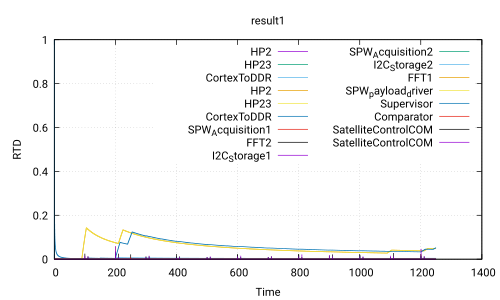

Recreate this plot in gnuplot.
 set title 'result1'
 set ylabel 'RTD'
 set xlabel 'Time'
 set grid
 set term pdf
 set output 'Use_case_DoubleCamera_Safety.ATIPPIC.executable240.0_120.0.pdf'
 plot 'Use_case_DoubleCamera_Safety.ATIPPIC.executable240.0_120.0.csv' using 1:2 with lines title 'HP2','Use_case_DoubleCamera_Safety.ATIPPIC.executable240.0_120.0.csv' using 1:3 with lines title 'HP23','Use_case_DoubleCamera_Safety.ATIPPIC.executable240.0_120.0.csv' using 1:4 with lines title 'CortexToDDR','Use_case_DoubleCamera_Safety.ATIPPIC.executable240.0_120.0.csv' using 1:5 with lines title 'HP2','Use_case_DoubleCamera_Safety.ATIPPIC.executable240.0_120.0.csv' using 1:6 with lines title 'HP23','Use_case_DoubleCamera_Safety.ATIPPIC.executable240.0_120.0.csv' using 1:7 with lines title 'CortexToDDR','Use_case_DoubleCamera_Safety.ATIPPIC.executable240.0_120.0.csv' using 1:8 with lines title 'SPW_Acquisition1','Use_case_DoubleCamera_Safety.ATIPPIC.executable240.0_120.0.csv' using 1:9 with lines title 'FFT2','Use_case_DoubleCamera_Safety.ATIPPIC.executable240.0_120.0.csv' using 1:10 with lines title 'I2C_Storage1','Use_case_DoubleCamera_Safety.ATIPPIC.executable240.0_120.0.csv' using 1:11 with lines title 'SPW_Acquisition2','Use_case_DoubleCamera_Safety.ATIPPIC.executable240.0_120.0.csv' using 1:12 with lines title 'I2C_Storage2','Use_case_DoubleCamera_Safety.ATIPPIC.executable240.0_120.0.csv' using 1:13 with lines title 'FFT1','Use_case_DoubleCamera_Safety.ATIPPIC.executable240.0_120.0.csv' using 1:14 with lines title 'SPW_payload_driver','Use_case_DoubleCamera_Safety.ATIPPIC.executable240.0_120.0.csv' using 1:15 with lines title 'Supervisor','Use_case_DoubleCamera_Safety.ATIPPIC.executable240.0_120.0.csv' using 1:16 with lines title 'Comparator','Use_case_DoubleCamera_Safety.ATIPPIC.executable240.0_120.0.csv' using 1:17 with lines title 'SatelliteControlCOM','Use_case_DoubleCamera_Safety.ATIPPIC.executable240.0_120.0.csv' using 1:18 with lines title 'SatelliteControlCOM'
